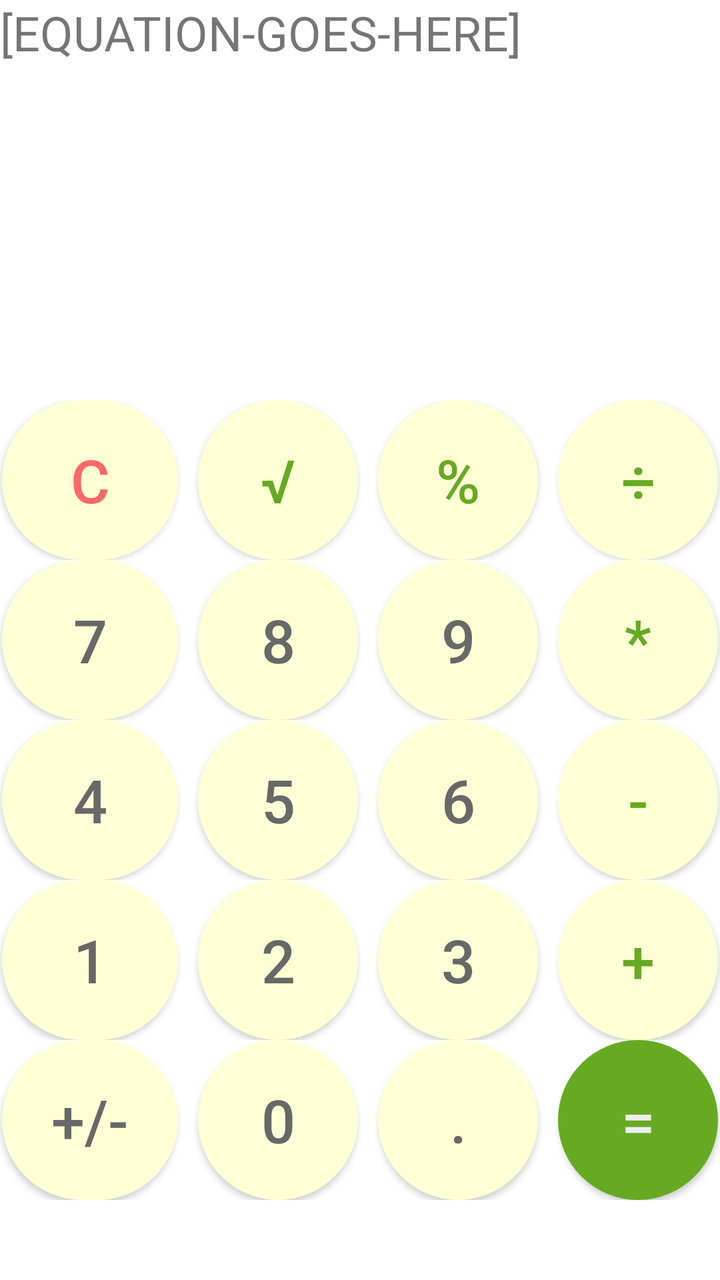
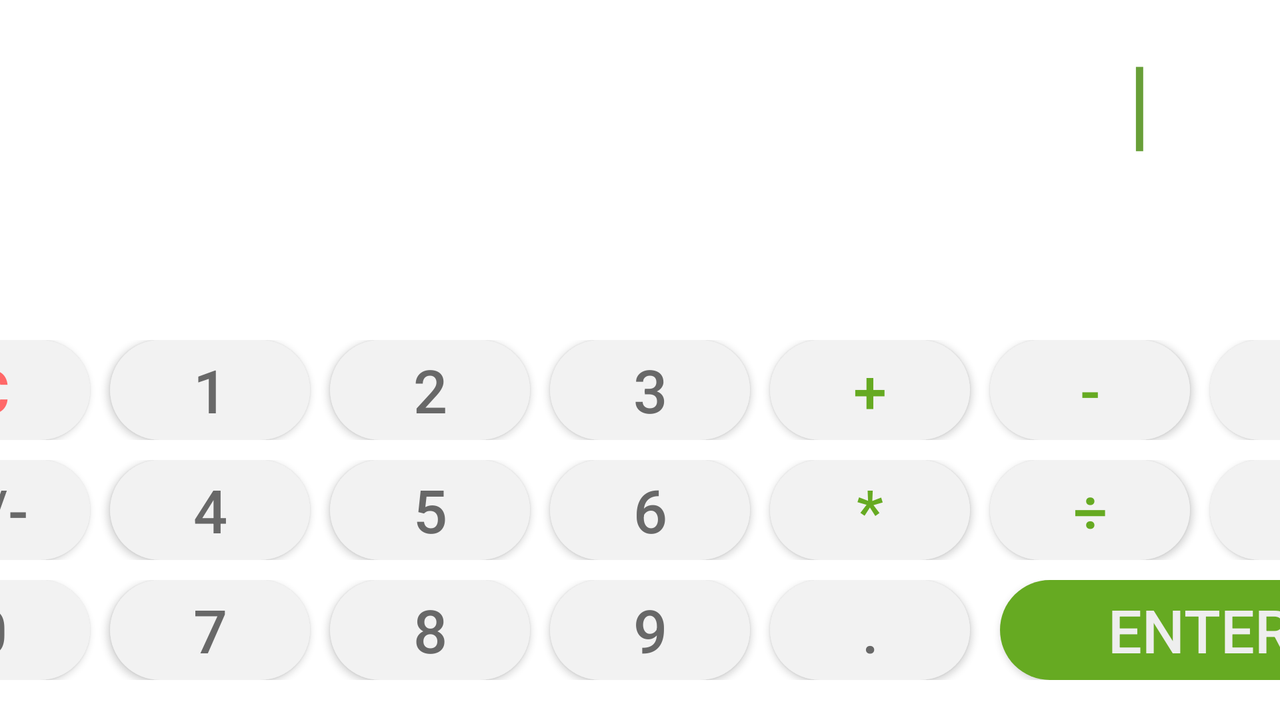

Two renders of one Android screen. The first uses the default layout on a phone; the second uses the alternative layout the repository ships for a different screen configuration, on a matching device. The two XML files are below.
<!-- AndroidManifest.xml: application theme Theme.PanicCalculator -->
<!-- res/layout/activity_calculator.xml -->
<?xml version="1.0" encoding="utf-8"?>
<androidx.constraintlayout.widget.ConstraintLayout xmlns:android="http://schemas.android.com/apk/res/android"
    xmlns:app="http://schemas.android.com/apk/res-auto"
    xmlns:tools="http://schemas.android.com/tools"
    android:layout_width="match_parent"
    android:layout_height="match_parent"
    tools:context=".Calculator">

    <TextView
        android:id="@+id/equationDisplay"
        android:layout_width="match_parent"
        android:layout_height="match_parent"
        android:text="[EQUATION-GOES-HERE]"
        android:textSize="24sp"
        tools:layout_editor_absoluteX="1dp"
        tools:layout_editor_absoluteY="77dp" />

    <LinearLayout
        android:id="@+id/linearLayout"
        android:layout_width="match_parent"
        android:layout_height="wrap_content"
        android:orientation="vertical"
        app:layout_constraintBottom_toTopOf="@+id/space"
        tools:ignore="MissingConstraints"
        tools:layout_editor_absoluteX="1dp">

        <TableLayout
            android:layout_width="match_parent"
            android:layout_height="wrap_content"
            android:gravity="fill_horizontal">

            <TableRow
                android:layout_width="wrap_content"
                android:layout_height="wrap_content"
                android:layout_weight="1"
                android:gravity="center_horizontal">

                <Button
                    android:id="@+id/bClearButton"
                    android:layout_width="80dp"
                    android:layout_height="80dp"
                    android:background="@drawable/button_background"


                    android:text="@string/clear"
                    android:textColor="#FF6868"
                    android:textSize="30sp"
                    android:translationX="-15dp" />

                <Button

                    android:id="@+id/nSquareRootButton"

                    android:layout_width="80dp"
                    android:layout_height="80dp"
                    android:background="@drawable/button_background"

                    android:text="@string/squareRoot"
                    android:textColor="#66AA22"
                    android:textSize="30sp"
                    android:translationX="-5dp" />

                <Button
                    android:id="@+id/bPercentButton"

                    android:layout_width="80dp"
                    android:layout_height="80dp"
                    android:background="@drawable/button_background"

                    android:text="@string/percent"
                    android:textColor="#66AA22"
                    android:textSize="30sp"
                    android:translationX="5dp" />

                <Button
                    android:id="@+id/bDivideButton"
                    android:layout_width="80dp"
                    android:layout_height="80dp"
                    android:background="@drawable/button_background"

                    android:text="@string/divide"
                    android:textColor="#66AA22"
                    android:textSize="30sp"
                    android:translationX="15dp" />


            </TableRow>

            <TableRow
                android:layout_width="fill_parent"
                android:layout_height="wrap_content"
                android:layout_weight="1"
                android:gravity="center_horizontal">

                <Button
                    android:id="@+id/bSevenButton"
                    android:layout_width="80dp"
                    android:layout_height="80dp"
                    android:background="@drawable/button_background"

                    android:text="@string/_7"
                    android:textColor="#686868"
                    android:textSize="30sp"
                    android:translationX="-15dp" />

                <Button
                    android:id="@+id/bEightButton"
                    android:layout_width="80dp"
                    android:layout_height="80dp"
                    android:background="@drawable/button_background"

                    android:text="@string/_8"
                    android:textColor="#686868"
                    android:textSize="30sp"
                    android:translationX="-5dp" />

                <Button
                    android:id="@+id/bNineButton"
                    android:layout_width="80dp"
                    android:layout_height="80dp"
                    android:background="@drawable/button_background"

                    android:text="@string/_9"
                    android:textColor="#686868"
                    android:textSize="30sp"
                    android:translationX="5dp" />

                <Button
                    android:id="@+id/bTimesButton"
                    android:layout_width="80dp"
                    android:layout_height="80dp"

                    android:background="@drawable/button_background"

                    android:text="@string/multiply"
                    android:textColor="#66AA22"
                    android:textSize="30sp"
                    android:translationX="15dp" />

            </TableRow>

            <TableRow
                android:layout_width="fill_parent"
                android:layout_height="wrap_content"
                android:layout_weight="1"
                android:gravity="center_horizontal">

                <Button
                    android:id="@+id/bFourButton"
                    android:layout_width="80dp"
                    android:layout_height="80dp"

                    android:background="@drawable/button_background"
                    android:text="@string/_4"
                    android:textColor="#686868"
                    android:textSize="30sp"
                    android:translationX="-15dp" />

                <Button
                    android:id="@+id/bFiveButton"
                    android:layout_width="80dp"
                    android:layout_height="80dp"
                    android:background="@drawable/button_background"

                    android:text="@string/_5"
                    android:textColor="#686868"
                    android:textSize="30sp"
                    android:translationX="-5dp" />

                <Button
                    android:id="@+id/bSixButton"
                    android:layout_width="80dp"
                    android:layout_height="80dp"
                    android:background="@drawable/button_background"

                    android:text="@string/_6"
                    android:textColor="#686868"
                    android:textSize="30sp"
                    android:translationX="5dp" />

                <Button
                    android:id="@+id/bMinusButton"
                    android:layout_width="80dp"
                    android:layout_height="80dp"
                    android:background="@drawable/button_background"

                    android:text="@string/subtract"
                    android:textColor="#66AA22"
                    android:textSize="30sp"
                    android:translationX="15dp" />

            </TableRow>

            <TableRow
                android:layout_width="fill_parent"
                android:layout_height="wrap_content"
                android:layout_weight="1"
                android:gravity="center_horizontal">

                <Button

                    android:id="@+id/bOneButton"

                    android:layout_width="wrap_content"
                    android:layout_height="wrap_content"
                    android:background="@drawable/button_background"

                    android:text="@string/_1"
                    android:textColor="#686868"
                    android:textSize="30sp"
                    android:translationX="-15dp" />

                <Button
                    android:id="@+id/bTwoButton"
                    android:layout_width="80dp"
                    android:layout_height="80dp"
                    android:background="@drawable/button_background"

                    android:text="@string/_2"
                    android:textColor="#686868"
                    android:textSize="30sp"
                    android:translationX="-5dp" />

                <Button
                    android:id="@+id/bThreeButton"
                    android:layout_width="80dp"
                    android:layout_height="80dp"
                    android:background="@drawable/button_background"

                    android:text="@string/_3"
                    android:textColor="#686868"
                    android:textSize="30sp"
                    android:translationX="5dp" />

                <Button
                    android:id="@+id/bPlusButton"
                    android:layout_width="80dp"
                    android:layout_height="80dp"
                    android:background="@drawable/button_background"

                    android:text="@string/add"
                    android:textColor="#66AA22"
                    android:textSize="30sp"
                    android:translationX="15dp" />


            </TableRow>

            <TableRow
                android:layout_width="match_parent"
                android:layout_height="match_parent"
                android:layout_weight="0"
                android:gravity="center_horizontal">

                <Button

                    android:id="@+id/bNegativeButton"

                    android:layout_width="80dp"
                    android:layout_height="80dp"
                    android:background="@drawable/button_background"

                    android:text="@string/negative"
                    android:textColor="#686868"
                    android:textSize="30sp"
                    android:translationX="-15dp" />

                <Button
                    android:id="@+id/bZeroButton"
                    android:layout_width="80dp"
                    android:layout_height="80dp"
                    android:background="@drawable/button_background"

                    android:text="@string/_0"
                    android:textColor="#686868"
                    android:textSize="30sp"
                    android:translationX="-5dp" />

                <Button

                    android:id="@+id/nDecimalButton"

                    android:layout_width="80dp"
                    android:layout_height="80dp"
                    android:background="@drawable/button_background"

                    android:text="@string/decimal"
                    android:textColor="#686868"
                    android:textSize="30sp"
                    android:translationX="5dp" />

                <Button
                    android:id="@+id/bEqualsButton"
                    android:layout_width="80dp"
                    android:layout_height="80dp"
                    android:background="@drawable/button_background_alt"

                    android:text="@string/equals"
                    android:textColor="#EEEEEE"
                    android:textSize="30sp"
                    android:translationX="15dp" />


            </TableRow>

        </TableLayout>

    </LinearLayout>

    <Space
        android:id="@+id/space"
        android:layout_width="match_parent"
        android:layout_height="40dp"
        app:layout_constraintBottom_toBottomOf="parent"
        tools:layout_editor_absoluteX="1dp" />

</androidx.constraintlayout.widget.ConstraintLayout>
<!-- resources referenced by this layout -->
<resources>
  <!-- drawable button_background (drawable) -->
  <?xml version="1.0" encoding="utf-8"?>
  <shape xmlns:android="http://schemas.android.com/apk/res/android" android:shape="rectangle" >
      <corners
          android:radius="100dp"
          />
      <solid
          android:color="#FFFFD5"
          />
      <size
          android:width="80dp"
          android:height="80dp"
          />
  </shape>
  <!-- drawable button_background_alt (drawable) -->
  <?xml version="1.0" encoding="utf-8"?>
  <shape xmlns:android="http://schemas.android.com/apk/res/android" android:shape="rectangle" >
      <corners
          android:radius="100dp"
          />
      <solid
          android:color="#66AA22"
          />
      <size
          android:width="80dp"
          android:height="80dp"
          />
  
  </shape>
  <string name="_0">0</string>
  <string name="_1">1</string>
  <string name="_2">2</string>
  <string name="_3">3</string>
  <string name="_4">4</string>
  <string name="_5">5</string>
  <string name="_6">6</string>
  <string name="_7">7</string>
  <string name="_8">8</string>
  <string name="_9">9</string>
  <string name="add">+</string>
  <string name="clear">C</string>
  <string name="decimal">.</string>
  <string name="divide">÷</string>
  <string name="equals">=</string>
  <string name="multiply">*</string>
  <string name="negative">+/-</string>
  <string name="percent">%</string>
  <string name="squareRoot">√</string>
  <string name="subtract">-</string>
  <style name="Theme.PanicCalculator" parent="Theme.MaterialComponents.DayNight.DarkActionBar">
          
          <item name="colorPrimary">@color/purple_500</item>
          <item name="colorPrimaryVariant">@color/purple_700</item>
          <item name="colorOnPrimary">@color/white</item>
          
          <item name="colorSecondary">@color/teal_200</item>
          <item name="colorSecondaryVariant">@color/teal_700</item>
          <item name="colorOnSecondary">@color/black</item>
          
          <item name="android:statusBarColor" tools:targetApi="l">?attr/colorPrimaryVariant</item>
          
      </style>
</resources>
<!-- res/layout-land/activity_calculator.xml (the author's variant of the layout above) -->
<!-- drawn on the phone turned sideways -->
<?xml version="1.0" encoding="utf-8"?>
<androidx.constraintlayout.widget.ConstraintLayout xmlns:android="http://schemas.android.com/apk/res/android"
    xmlns:app="http://schemas.android.com/apk/res-auto"
    xmlns:tools="http://schemas.android.com/tools"
    android:layout_width="match_parent"
    android:layout_height="match_parent"
    tools:context=".Calculator">

    <TextView
        android:id="@+id/equationDisplay"
        android:layout_width="match_parent"
        android:layout_height="match_parent"
        android:layout_marginTop="16dp"
        android:layout_marginEnd="64dp"
        android:gravity="right"
        android:text="|"
        android:textColor="#689F38"
        android:textSize="50sp"
        app:layout_constraintEnd_toEndOf="parent"
        app:layout_constraintTop_toTopOf="parent"
        tools:ignore="TextContrastCheck" />

    <LinearLayout
        android:id="@+id/linearLayout"
        android:layout_width="match_parent"
        android:layout_height="wrap_content"
        android:orientation="vertical"
        app:layout_constraintBottom_toTopOf="@+id/space5"
        app:layout_constraintStart_toStartOf="@+id/equationDisplay"
        tools:ignore="MissingConstraints">

        <TableRow
            android:layout_width="match_parent"
            android:layout_height="wrap_content"
            android:gravity="center_horizontal">

        </TableRow>

        <TableRow
            android:layout_width="match_parent"
            android:layout_height="match_parent">

            <Space
                android:id="@+id/space2"
                android:layout_width="match_parent"
                android:layout_height="10dp"
                app:layout_constraintBottom_toBottomOf="parent"
                tools:layout_editor_absoluteX="1dp" />
        </TableRow>

        <TableRow
            android:layout_width="match_parent"
            android:layout_height="wrap_content"
            android:gravity="center_horizontal">

            <androidx.appcompat.widget.AppCompatButton
                android:id="@+id/bClearButton"
                android:layout_width="100dp"
                android:layout_height="50dp"
                android:background="@drawable/button_horizantal_background"

                android:text="@string/clear"
                android:textColor="#FF6868"
                android:textSize="30sp"
                android:translationX="-25dp"
                tools:ignore="TextContrastCheck,TextContrastCheck" />

            <androidx.appcompat.widget.AppCompatButton

                android:id="@+id/bOneButton"

                android:layout_width="100dp"
                android:layout_height="50dp"
                android:background="@drawable/button_horizantal_background"

                android:text="@string/_1"
                android:textColor="#686868"
                android:textSize="30sp"
                android:translationX="-15dp" />

            <androidx.appcompat.widget.AppCompatButton
                android:id="@+id/bTwoButton"
                android:layout_width="100dp"
                android:layout_height="50dp"
                android:background="@drawable/button_horizantal_background"

                android:text="@string/_2"
                android:textColor="#686868"
                android:textSize="30sp"
                android:translationX="-5dp" />

            <androidx.appcompat.widget.AppCompatButton
                android:id="@+id/bThreeButton"
                android:layout_width="100dp"
                android:layout_height="50dp"
                android:background="@drawable/button_horizantal_background"

                android:text="@string/_3"
                android:textColor="#686868"
                android:textSize="30sp"
                android:translationX="5dp" />


            <androidx.appcompat.widget.AppCompatButton
                android:id="@+id/bPlusButton"
                android:layout_width="100dp"
                android:layout_height="50dp"
                android:background="@drawable/button_horizantal_background"

                android:text="@string/add"
                android:textColor="#66AA22"
                android:textSize="30sp"
                android:translationX="15dp"
                tools:ignore="TextContrastCheck" />

            <androidx.appcompat.widget.AppCompatButton
                android:id="@+id/bMinusButton"
                android:layout_width="100dp"
                android:layout_height="50dp"
                android:background="@drawable/button_horizantal_background"

                android:text="@string/subtract"
                android:textColor="#66AA22"
                android:textSize="30sp"
                android:translationX="25dp"
                tools:ignore="TextContrastCheck" />

            <androidx.appcompat.widget.AppCompatButton

                android:id="@+id/nSquareRootButton"

                android:layout_width="100dp"
                android:layout_height="50dp"
                android:background="@drawable/button_horizantal_background"

                android:text="@string/squareRoot"
                android:textColor="#66AA22"
                android:textSize="30sp"
                android:translationX="35dp"
                tools:ignore="TextContrastCheck,TextContrastCheck" />

        </TableRow>

        <TableRow
            android:layout_width="match_parent"
            android:layout_height="match_parent">

            <Space
                android:id="@+id/space1"
                android:layout_width="match_parent"
                android:layout_height="10dp"
                app:layout_constraintBottom_toBottomOf="parent"
                tools:layout_editor_absoluteX="1dp" />
        </TableRow>

        <TableRow
            android:layout_width="match_parent"
            android:layout_height="wrap_content"
            android:gravity="center_horizontal">

            <androidx.appcompat.widget.AppCompatButton

                android:id="@+id/bNegativeButton"

                android:layout_width="100dp"
                android:layout_height="50dp"
                android:background="@drawable/button_horizantal_background"

                android:text="@string/negative"
                android:textColor="#686868"
                android:textSize="30sp"
                android:translationX="-25dp" />

            <androidx.appcompat.widget.AppCompatButton
                android:id="@+id/bFourButton"
                android:layout_width="100dp"
                android:layout_height="50dp"
                android:background="@drawable/button_horizantal_background"

                android:text="@string/_4"
                android:textColor="#686868"
                android:textSize="30sp"
                android:translationX="-15dp" />

            <androidx.appcompat.widget.AppCompatButton
                android:id="@+id/bFiveButton"
                android:layout_width="100dp"
                android:layout_height="50dp"
                android:background="@drawable/button_horizantal_background"

                android:text="@string/_5"
                android:textColor="#686868"
                android:textSize="30sp"
                android:translationX="-5dp" />

            <androidx.appcompat.widget.AppCompatButton
                android:id="@+id/bSixButton"
                android:layout_width="100dp"
                android:layout_height="50dp"
                android:background="@drawable/button_horizantal_background"

                android:text="@string/_6"
                android:textColor="#686868"
                android:textSize="30sp"
                android:translationX="5dp" />

            <androidx.appcompat.widget.AppCompatButton
                android:id="@+id/bTimesButton"
                android:layout_width="100dp"
                android:layout_height="50dp"
                android:background="@drawable/button_horizantal_background"

                android:text="@string/multiply"
                android:textColor="#66AA22"
                android:textSize="30sp"
                android:translationX="15dp"
                tools:ignore="TextContrastCheck" />

            <androidx.appcompat.widget.AppCompatButton
                android:id="@+id/bDivideButton"
                android:layout_width="100dp"
                android:layout_height="50dp"
                android:background="@drawable/button_horizantal_background"

                android:text="@string/divide"
                android:textColor="#66AA22"
                android:textSize="30sp"
                android:translationX="25dp"
                tools:ignore="TextContrastCheck" />

            <androidx.appcompat.widget.AppCompatButton
                android:id="@+id/bPercentButton"

                android:layout_width="100dp"
                android:layout_height="50dp"
                android:background="@drawable/button_horizantal_background"

                android:text="@string/percent"
                android:textColor="#66AA22"
                android:textSize="30sp"
                android:translationX="35dp"
                tools:ignore="TextContrastCheck,TextContrastCheck" />


        </TableRow>

        <TableRow
            android:layout_width="match_parent"
            android:layout_height="match_parent">

            <Space
                android:id="@+id/space4"
                android:layout_width="match_parent"
                android:layout_height="10dp"
                app:layout_constraintBottom_toBottomOf="parent"
                tools:layout_editor_absoluteX="1dp" />

        </TableRow>


        <TableRow
            android:layout_width="match_parent"
            android:layout_height="wrap_content"
            android:gravity="center_horizontal">

            <androidx.appcompat.widget.AppCompatButton
                android:id="@+id/bZeroButton"
                android:layout_width="100dp"
                android:layout_height="50dp"
                android:background="@drawable/button_horizantal_background"

                android:text="@string/_0"
                android:textColor="#686868"
                android:textSize="30sp"
                android:translationX="-25dp" />

            <androidx.appcompat.widget.AppCompatButton
                android:id="@+id/bSevenButton"
                android:layout_width="100dp"
                android:layout_height="50dp"
                android:background="@drawable/button_horizantal_background"

                android:text="@string/_7"
                android:textColor="#686868"
                android:textSize="30sp"
                android:translationX="-15dp" />

            <androidx.appcompat.widget.AppCompatButton
                android:id="@+id/bEightButton"
                android:layout_width="100dp"
                android:layout_height="50dp"
                android:background="@drawable/button_horizantal_background"

                android:text="@string/_8"
                android:textColor="#686868"
                android:textSize="30sp"
                android:translationX="-5dp" />

            <androidx.appcompat.widget.AppCompatButton
                android:id="@+id/bNineButton"
                android:layout_width="100dp"
                android:layout_height="50dp"
                android:background="@drawable/button_horizantal_background"

                android:text="@string/_9"
                android:textColor="#686868"
                android:textSize="30sp"
                android:translationX="5dp" />

            <androidx.appcompat.widget.AppCompatButton

                android:id="@+id/nDecimalButton"

                android:layout_width="100dp"
                android:layout_height="50dp"
                android:background="@drawable/button_horizantal_background"

                android:text="@string/decimal"
                android:textColor="#686868"
                android:textSize="30sp"
                android:translationX="15dp"
                tools:ignore="TextContrastCheck" />

            <androidx.appcompat.widget.AppCompatButton
                android:id="@+id/bEqualsButton"
                android:layout_width="200dp"
                android:layout_height="50dp"
                android:background="@drawable/button_horizantal_background_alt"

                android:text="Enter"
                android:textColor="#EEEEEE"
                android:textSize="30sp"
                android:translationX="30dp"
                tools:ignore="TextContrastCheck" />


        </TableRow>

        <TableRow
            android:layout_width="match_parent"
            android:layout_height="match_parent">

            <Space
                android:id="@+id/space3"
                android:layout_width="match_parent"
                android:layout_height="10dp"
                app:layout_constraintBottom_toBottomOf="parent"
                tools:layout_editor_absoluteX="1dp" />
        </TableRow>

        <TableRow
            android:layout_width="match_parent"
            android:layout_height="wrap_content"
            android:gravity="center_horizontal"
            tools:layout_editor_absoluteX="88dp"
            tools:layout_editor_absoluteY="796dp">


        </TableRow>

    </LinearLayout>

    <Space
        android:id="@+id/space5"
        android:layout_width="match_parent"
        android:layout_height="10dp"
        app:layout_constraintBottom_toBottomOf="parent"
        tools:layout_editor_absoluteX="1dp" />


</androidx.constraintlayout.widget.ConstraintLayout>
<!-- resources referenced by the variant -->
<!-- as the phone turned sideways resolves them -->
<resources>
  <!-- drawable button_horizantal_background (drawable) -->
  <?xml version="1.0" encoding="utf-8"?>
  <shape xmlns:android="http://schemas.android.com/apk/res/android" android:shape="rectangle" >
      <corners
          android:radius="100dp"
          />
      <solid
          android:color="#F2F2F2"
          />
      <size
          android:width="125dp"
          android:height="75dp"
          />
  </shape>
  <!-- drawable button_horizantal_background_alt (drawable) -->
  <?xml version="1.0" encoding="utf-8"?>
  <shape xmlns:android="http://schemas.android.com/apk/res/android" android:shape="rectangle" >
      <corners
          android:radius="100dp"
          />
      <solid
          android:color="#66AA22"
          />
      <size
          android:width="125dp"
          android:height="75dp"
          />
  </shape>
  <string name="_0">0</string>
  <string name="_1">1</string>
  <string name="_2">2</string>
  <string name="_3">3</string>
  <string name="_4">4</string>
  <string name="_5">5</string>
  <string name="_6">6</string>
  <string name="_7">7</string>
  <string name="_8">8</string>
  <string name="_9">9</string>
  <string name="add">+</string>
  <string name="clear">C</string>
  <string name="decimal">.</string>
  <string name="divide">÷</string>
  <string name="multiply">*</string>
  <string name="negative">+/-</string>
  <string name="percent">%</string>
  <string name="squareRoot">√</string>
  <string name="subtract">-</string>
  <style name="Theme.PanicCalculator" parent="Theme.MaterialComponents.DayNight.DarkActionBar">
          
          <item name="colorPrimary">@color/purple_500</item>
          <item name="colorPrimaryVariant">@color/purple_700</item>
          <item name="colorOnPrimary">@color/white</item>
          
          <item name="colorSecondary">@color/teal_200</item>
          <item name="colorSecondaryVariant">@color/teal_700</item>
          <item name="colorOnSecondary">@color/black</item>
          
          <item name="android:statusBarColor" tools:targetApi="l">?attr/colorPrimaryVariant</item>
          
      </style>
</resources>
